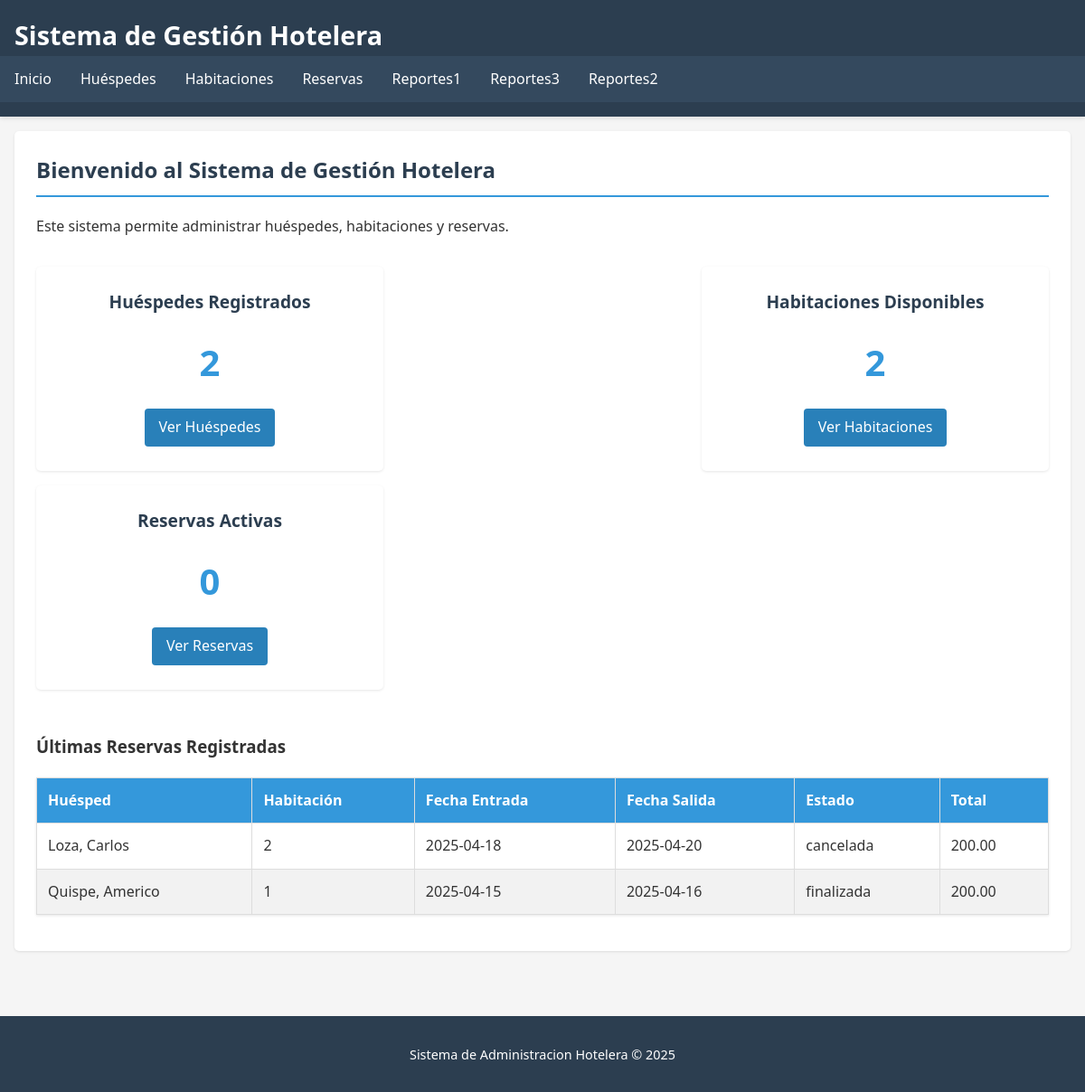
The page / on the database its author committed.
### tables this page shows
CREATE TABLE `reservas` (
  `id_reserva` int(11) NOT NULL,
  `id_huesped` int(11) NOT NULL,
  `id_habitacion` int(11) NOT NULL,
  `fecha_entrada` date NOT NULL,
  `fecha_salida` date NOT NULL,
  `estado` enum('confirmada','cancelada','finalizada') DEFAULT 'confirmada',
  `total` decimal(10,2) DEFAULT NULL
);

CREATE TABLE `huespedes` (
  `id_huesped` int(11) NOT NULL,
  `nombre` varchar(100) NOT NULL,
  `apellido` varchar(100) NOT NULL,
  `documento` varchar(20) DEFAULT NULL,
  `nacionalidad` varchar(50) DEFAULT NULL,
  `telefono` varchar(15) DEFAULT NULL,
  `email` varchar(100) DEFAULT NULL
);

CREATE TABLE `habitaciones` (
  `id_habitacion` int(11) NOT NULL,
  `numero` varchar(10) DEFAULT NULL,
  `tipo` enum('individual','doble','suite') NOT NULL,
  `precio_noche` decimal(10,2) NOT NULL,
  `descripcion` text DEFAULT NULL,
  `estado` enum('disponible','ocupada','mantenimiento') DEFAULT 'disponible'
);

### index.php (the view, shortened to what this page needs)
<?php
require_once('includes/conexion.php');
include('includes/header.php');
?>
<div class="card">
    <h2>Bienvenido al Sistema de Gestión Hotelera</h2>
    <p>Este sistema permite administrar huéspedes, habitaciones y reservas.</p>
    <div class="stats-container">
        <div class="stat-card">
            <h3>Huéspedes Registrados</h3>
            <?php
            $query = "SELECT COUNT(*) as total FROM huespedes";
            $resultado = mysqli_query($conexion, $query);
            $total = mysqli_fetch_assoc($resultado)['total'];
            ?>
            <p class="stat-number"><?php echo $total; ?></p>
            <a href="huespedes/listar.php" class="btn btn-editar">Ver Huéspedes</a>
        </div>
        <div class="stat-card">
            <h3>Habitaciones Disponibles</h3>
            <?php
            $query = "SELECT COUNT(*) as total FROM habitaciones WHERE estado = 'disponible'";
            $resultado = mysqli_query($conexion, $query);
            $total = mysqli_fetch_assoc($resultado)['total'];
            ?>
            <p class="stat-number"><?php echo $total; ?></p>
            <a href="habitaciones/listar.php" class="btn btn-editar">Ver Habitaciones</a>
        </div>
        <div class="stat-card">
            <h3>Reservas Activas</h3>
            <?php
            $query = "SELECT COUNT(*) as total FROM reservas WHERE estado = 'confirmada'";
            $resultado = mysqli_query($conexion, $query);
            $total = mysqli_fetch_assoc($resultado)['total'];
            ?>
            <p class="stat-number"><?php echo $total; ?></p>
            <a href="reservas/listar.php" class="btn btn-editar">Ver Reservas</a>
        </div>
    </div>
    <div class="recent-container">
        <h3>Últimas Reservas Registradas</h3>
        <?php
        $query = "SELECT r.fecha_entrada, r.fecha_salida, r.estado, r.total,
                         h.nombre as nombre_huesped, h.apellido as apellido_huesped,
                         ha.numero as numero_habitacion
                  FROM reservas r
                  JOIN huespedes h ON r.id_huesped = h.id_huesped
                  JOIN habitaciones ha ON r.id_habitacion = ha.id_habitacion
                  ORDER BY r.fecha_entrada DESC
                  LIMIT 5";
        $resultado = mysqli_query($conexion, $query);
        ?>
        <table>
            <thead>
                <tr>
                    <th>Huésped</th>
                    <th>Habitación</th>
                    <th>Fecha Entrada</th>
                    <th>Fecha Salida</th>
                    <th>Estado</th>
                    <th>Total</th>
                </tr>
            </thead>
            <tbody>
                <?php if (mysqli_num_rows($resultado) > 0): ?>
                    <?php while ($fila = mysqli_fetch_assoc($resultado)): ?>
                    <tr>
                        <td><?php echo $fila['apellido_huesped'] . ', ' . $fila['nombre_huesped']; ?></td>
                        <td><?php echo $fila['numero_habitacion']; ?></td>
                        <td><?php echo $fila['fecha_entrada']; ?></td>
                        <td><?php echo $fila['fecha_salida']; ?></td>
                        <td><?php echo $fila['estado']; ?></td>
                        <td><?php echo number_format($fila['total'], 2); ?></td>
                    </tr>
                    <?php endwhile; ?>
                <?php else: ?>
                    <tr>
                        <td colspan="6">No hay reservas registradas.</td>
                    </tr>
                <?php endif; ?>
            </tbody>
        </table>
    </div>
</div>
<?php
include('includes/footer.php');
?>

### includes/header.php (shortened to what this page needs)
<!DOCTYPE html>
<html lang="es">
<head>
    <link rel="stylesheet" href="../css/estilo.css">
</head>
<body>
    <header>
        <h1>Sistema de Gestión Hotelera</h1>
        <nav>
            <ul>
                <li><a href="../index.php">Inicio</a></li>
                <li><a href="../huespedes/listar.php">Huéspedes</a></li>
                <li><a href="../habitaciones/listar.php">Habitaciones</a></li>
                <li><a href="../reservas/listar.php">Reservas</a></li>
                <li><a href="../reportes/habitacion_por_huesped.php">Reportes1</a></li>
                <li><a href="../reportes/reservas_por_fecha.php">Reportes3</a></li>
                <li><a href="../reportes/huesped_por_habitacion.php">Reportes2</a></li>
            </ul>
        </nav>
    </header>
    <main>

### includes/footer.php
</main>
    <footer>
        <p>Sistema de Administracion Hotelera &copy; <?php echo date('Y'); ?></p>
    </footer>
</body>
</html>

### css/estilo.css (style rules this page uses)
body { font-family: 'Segoe UI', Tahoma, Geneva, Verdana, sans-serif; line-height: 1.6; margin: 0; padding: 0; color: #333; background-color: #f5f5f5; }
header { background: #2c3e50; color: white; padding: 1rem 0; box-shadow: 0 2px 5px rgba(0,0,0,0.1); }
header h1 { margin: 0; padding: 0 1rem; font-size: 1.8rem; }
nav ul { list-style: none; padding: 0; display: flex; margin: 0; background: #34495e; }
nav ul li { margin: 0; }
nav ul li a { color: white; text-decoration: none; display: block; padding: 0.8rem 1rem; transition: background 0.3s; }
main { padding: 1rem; max-width: 1200px; margin: 0 auto; }
table { width: 100%; border-collapse: collapse; margin: 1rem 0; background: white; box-shadow: 0 1px 3px rgba(0,0,0,0.1); }
table, th, td { border: 1px solid #ddd; }
th, td { padding: 0.75rem; text-align: left; }
th { background-color: #3498db; color: white; }
tr:nth-child(even) { background-color: #f2f2f2; }
.btn { display: inline-block; padding: 0.5rem 1rem; margin: 0.2rem; text-decoration: none; border-radius: 4px; font-weight: 500; transition: all 0.3s; border: none; cursor: pointer; }
.btn-editar { background: #2980b9; color: white; }
.card { background: white; border-radius: 5px; box-shadow: 0 1px 3px rgba(0,0,0,0.1); padding: 1.5rem; margin-bottom: 1.5rem; }
.card h2 { margin-top: 0; color: #2c3e50; border-bottom: 2px solid #3498db; padding-bottom: 0.5rem; }
footer { background: #2c3e50; color: white; text-align: center; padding: 1rem; margin-top: 2rem; font-size: 0.9rem; }
.stats-container { display: flex; justify-content: space-between; margin: 2rem 0; flex-wrap: wrap; }
.stat-card { background: white; border-radius: 5px; box-shadow: 0 1px 3px rgba(0,0,0,0.1); padding: 1.5rem; width: 30%; margin-bottom: 1rem; text-align: center; }
.stat-card h3 { margin-top: 0; color: #2c3e50; font-size: 1.2rem; }
.stat-number { font-size: 2.5rem; font-weight: bold; color: #3498db; margin: 1rem 0; }
.recent-container { margin-top: 2rem; }

### rows shown on the page
reservas: id_huesped.apellido "Loza", id_huesped.nombre "Carlos", id_habitacion.numero "2", fecha_entrada "2025-04-18", fecha_salida "2025-04-20", estado "cancelada", total "200.00"
reservas: id_huesped.apellido "Quispe", id_huesped.nombre "Americo", id_habitacion.numero "1", fecha_entrada "2025-04-15", fecha_salida "2025-04-16", estado "finalizada", total "200.00"

### other values the page prints
$total "2"
$total "0"
